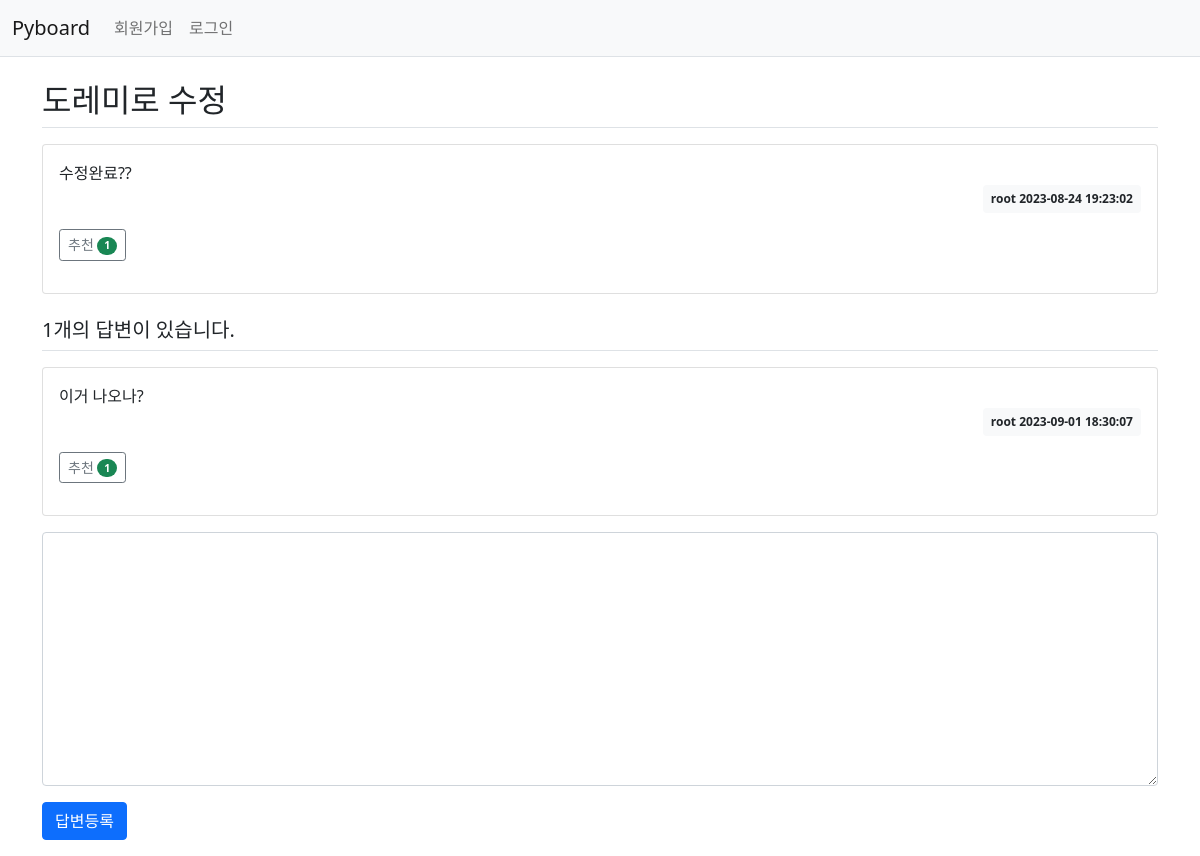
The page /detail/9 on the database as committed earlier.
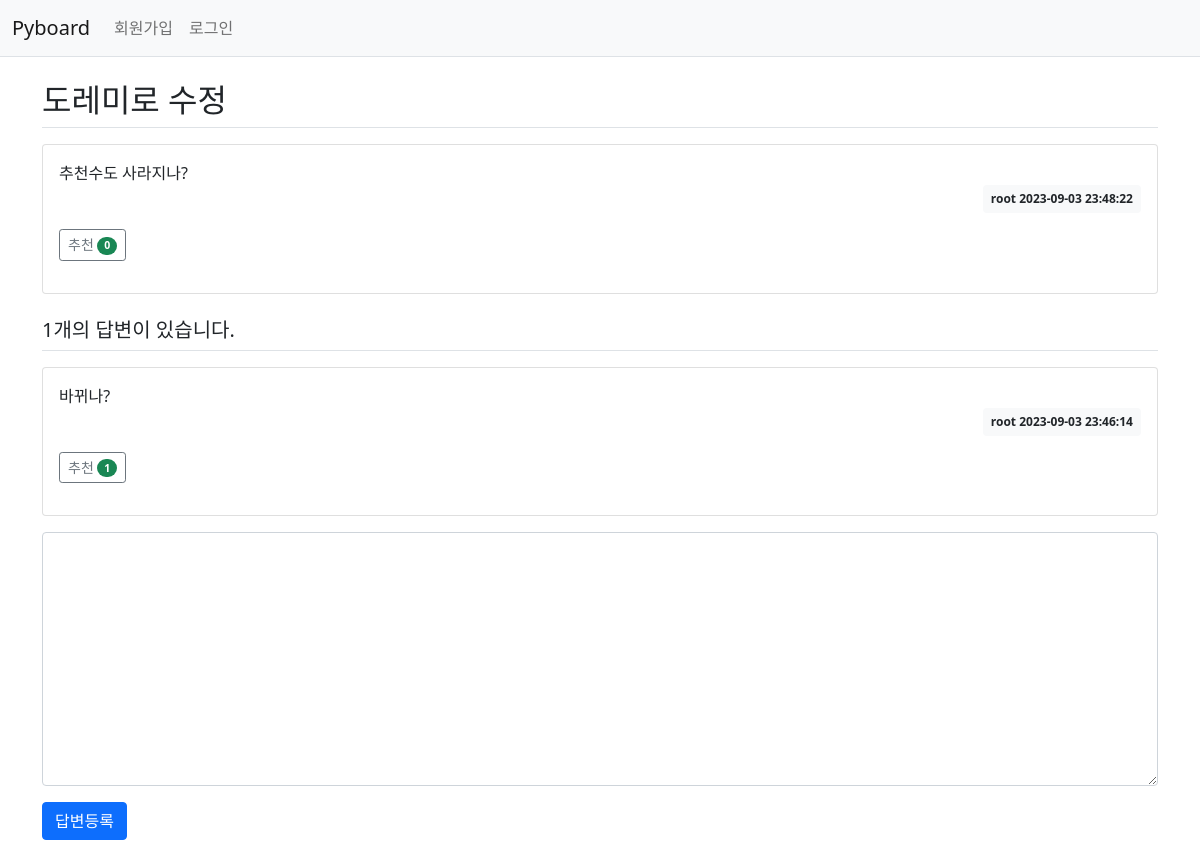
The same page on the database as committed later.
### tables this page shows
CREATE TABLE board (num INTEGER PRIMARY KEY AUTOINCREMENT, title TEXT NOT NULL, user TEXT NOT NULL, created DATETIME NOT NULL, content TEXT NOT NULL, views INT DEFAULT 0, likes INT DEFAULT 0);

CREATE TABLE comments (
    id       INTEGER  PRIMARY KEY AUTOINCREMENT,
    content  TEXT     NOT NULL,
    post_num INTEGER  NOT NULL,
    user     TEXT     NOT NULL,
    created  DATETIME NOT NULL
, likes INT DEFAULT 0);

### login.py (the view)
@app.route('/detail/<int:num>', methods = ['GET', 'POST'])
def detail(num):
    name = session.get('username')
    if request.method == 'POST':
        content = request.form['content']
        connection = get_db()
        cursor = connection.cursor()
        current_datetime = datetime.datetime.now()
        formatted_datetime = current_datetime.strftime('%Y-%m-%d %H:%M:%S')
        cursor.execute("INSERT INTO comments (content, post_num, user, created) VALUES (?, ?, ?, ?)", (content, num, name, formatted_datetime))
        connection.commit()
        cursor.execute("SELECT * FROM board WHERE num = ?", (num,))
        question_data = cursor.fetchone()
        cursor.execute("SELECT * FROM comments WHERE post_num = ?", (num,))
        comments = cursor.fetchall()
        cursor.close()
        connection.close()
        return render_template('question_detail.html', question = question_data, num = num, comments = comments, name = name)
    else:
        connection = get_db()
        cursor = connection.cursor()
        cursor.execute("SELECT * FROM board WHERE num = ?", (num,))
        question_data = cursor.fetchone()
        cursor.execute("SELECT * FROM comments WHERE post_num = ?", (num,))
        comments = cursor.fetchall()
        cursor.execute("UPDATE board SET views = views + 1 WHERE num = ?", (num,))
        connection.commit()
        cursor.close()
        return render_template('question_detail.html', question = question_data, num = num, comments = comments, name = name)

### login.py (called while the page is built)
def get_db():
    conn = sqlite3.connect(db_path)
    conn.row_factory = sqlite3.Row  # 딕셔너리 형태로 데이터 사용 가능
    return conn

### templates/question_detail.html (shortened to what this page needs)
<html lang="en">
<head>
    <link rel="stylesheet" href="{{ url_for('static', filename='bootstrap.min.css') }}">
</head>
<body>
    {% include "navbar.html" %}
    <div class="container my-3">
        <h2 class="border-bottom py-2">{{question.title }}</h2>
        <div class="card my-3">
            <div class="card-body">
                <div class="card-text" style="white-space: pre-line;">{{ question.content }}</div>
                <div class="d-flex justify-content-end">
                    <div class="badge bg-light text-dark p-2">
                        {{ question.user}}
                        {{ question.created }}
                    </div>
                </div>
                <div class="my-3">
                    <a href="{{ url_for('like_question', question_num = question.num ) }}"
                        class="recommend btn btn-sm btn-outline-secondary"> 추천
                        <span class="badge rounded-pill bg-success">{{ question.likes }}</span>
                    </a>
                </div>
            </div>
        </div>
        <h5 class="border-bottom my-3 py-2">{{ comments|length }}개의 답변이 있습니다.</h5>
        {% for answer in comments %}
        <div class="card my-3">
            <div class="card-body">
                <div class="card-text" style="white-space: pre-line;">{{ answer.content }}</div>
                <div class="d-flex justify-content-end">
                    <div class="badge bg-light text-dark p-2">
                        {{ answer.user}}
                        {{ answer.created }}
                    </div>
                </div>
                <div class="my-3">
                    <a href="{{ url_for('like_comment', post_id = answer.id ) }}"
                        class="recommend btn btn-sm btn-outline-secondary"> 추천
                        <span class="badge rounded-pill bg-success">{{ answer.likes }}</span>
                    </a>
                </div>
            </div>
        </div>
        {% endfor %}
        <form action="{{ url_for('detail', num=question.num) }}" method="post" class="my-3">
            <div class="mb-3">
                <textarea name="content" id="content" class="form-control" rows="10"></textarea>
            </div>
            <input type="submit" value="답변등록" class="btn btn-primary">
        </form>
    </div>
</body>
</html>

### templates/navbar.html (shortened to what this page needs)
<html lang="en">
<head>
    <link rel="stylesheet" href="{{url_for('static', filename='bootstrap.min.css')}}">
</head>
<body>
<nav class="navbar navbar-expand-lg navbar-light bg-light border-bottom">
    <div class="container-fluid">
        <a class="navbar-brand" href="{{ url_for('index') }}">Pyboard</a>
        <div class="collapse navbar-collapse" id="navbarSupportedContent">
            {% if name %}
            <ul class="navbar-nav">
                <li class="nav-item">
                    <a class="nav-link" href="{{ url_for('mypage', username=name) }}">{{ name }}</a>
                </li>
                <li class="nav-item">
                    <a class="nav-link" href="{{ url_for('logout') }}">로그아웃</a>
                </li>
            </ul>
            {% else %}
            <ul class="navbar-nav me-auto mb-2 mb-lg-0">
                <li class="nav-item">
                    <a class="nav-link" href="{{ url_for('register_post')}}">회원가입</a>
                </li>
                <li class="nav-item">
                    <a class="nav-link" href="{{ url_for('index') }}">로그인</a>
                </li>
            </ul>
            {% endif %}
        </div>
    </div>
</nav>
</body>
</html>

Rows that differ between the two databases and show on the page:
removed comments: content "이거 나오나?", user "root", created "2023-09-01 18:30:07", likes "1"
changed board "도레미로 수정": content "수정완료??" → "추천수도 사라지나?"; created "2023-08-24 19:23:02" → "2023-09-03 23:48:22"; likes "1" → "0"
added comments: content "바뀌나?", user "root", created "2023-09-03 23:46:14", likes "1"
